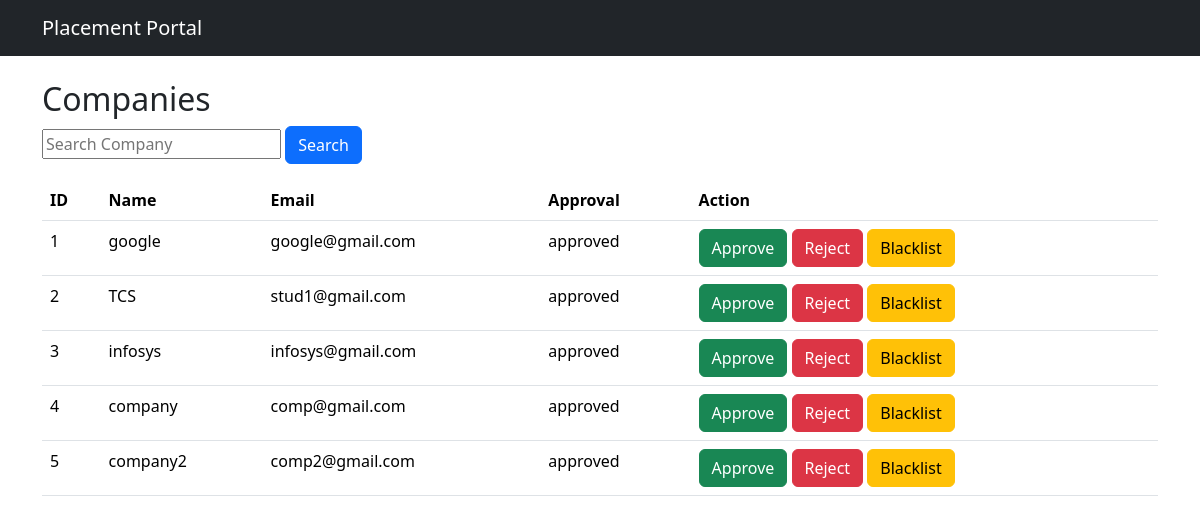
Page /admin/companies (signed in) on the committed database.
### tables this page shows
CREATE TABLE companies(
        id INTEGER PRIMARY KEY AUTOINCREMENT,
        company_name TEXT,
        email TEXT UNIQUE,
        password TEXT,
        hr_contact TEXT,
        website TEXT,
        approval_status TEXT DEFAULT 'pending',
        status TEXT DEFAULT 'active'
    );

### app.py (the view)
@app.route("/admin/companies")
def admin_companies():
    if not session.get("admin"):
        return redirect("/login")
    conn = get_db()
    cur = conn.cursor()
    cur.execute("SELECT * FROM companies")
    companies = cur.fetchall()
    conn.close()
    return render_template("admin_companies.html", companies=companies)

### models.py (called while the page is built)
def get_db():
    conn = sqlite3.connect(DATABASE, timeout=10)
    conn.row_factory = sqlite3.Row
    return conn

### templates/admin_companies.html
{% extends 'base.html' %}
{% block content %}
<h2>Companies</h2>
<form method="post" action="/admin/search_company">
<input type="text" name="keyword" placeholder="Search Company">
<button class="btn btn-primary">Search</button>
</form>
<table class="table mt-3">
<tr>
<th>ID</th>
<th>Name</th>
<th>Email</th>
<th>Approval</th>
<th>Action</th>
</tr>
{% for c in companies %}
<tr>
<td>{{c.id}}</td>
<td>{{c.company_name}}</td>
<td>{{c.email}}</td>
<td>{{c.approval_status}}</td>
<td>
<a href="/admin/approve_company/{{c.id}}" class="btn btn-success">Approve</a>
<a href="/admin/reject_company/{{c.id}}" class="btn btn-danger">Reject</a>
<a href="/admin/blacklist_company/{{c.id}}" class="btn btn-warning">Blacklist</a>
</td>
</tr>
{% endfor %}
</table>
{% endblock %}

### rows in the picture
companies: id "1", company_name "google", email "google@gmail.com", approval_status "approved"
companies: id "2", company_name "TCS", email "stud1@gmail.com", approval_status "approved"
companies: id "3", company_name "infosys", email "infosys@gmail.com", approval_status "approved"
companies: id "4", company_name "company", email "comp@gmail.com", approval_status "approved"
companies: id "5", company_name "company2", email "comp2@gmail.com", approval_status "approved"
